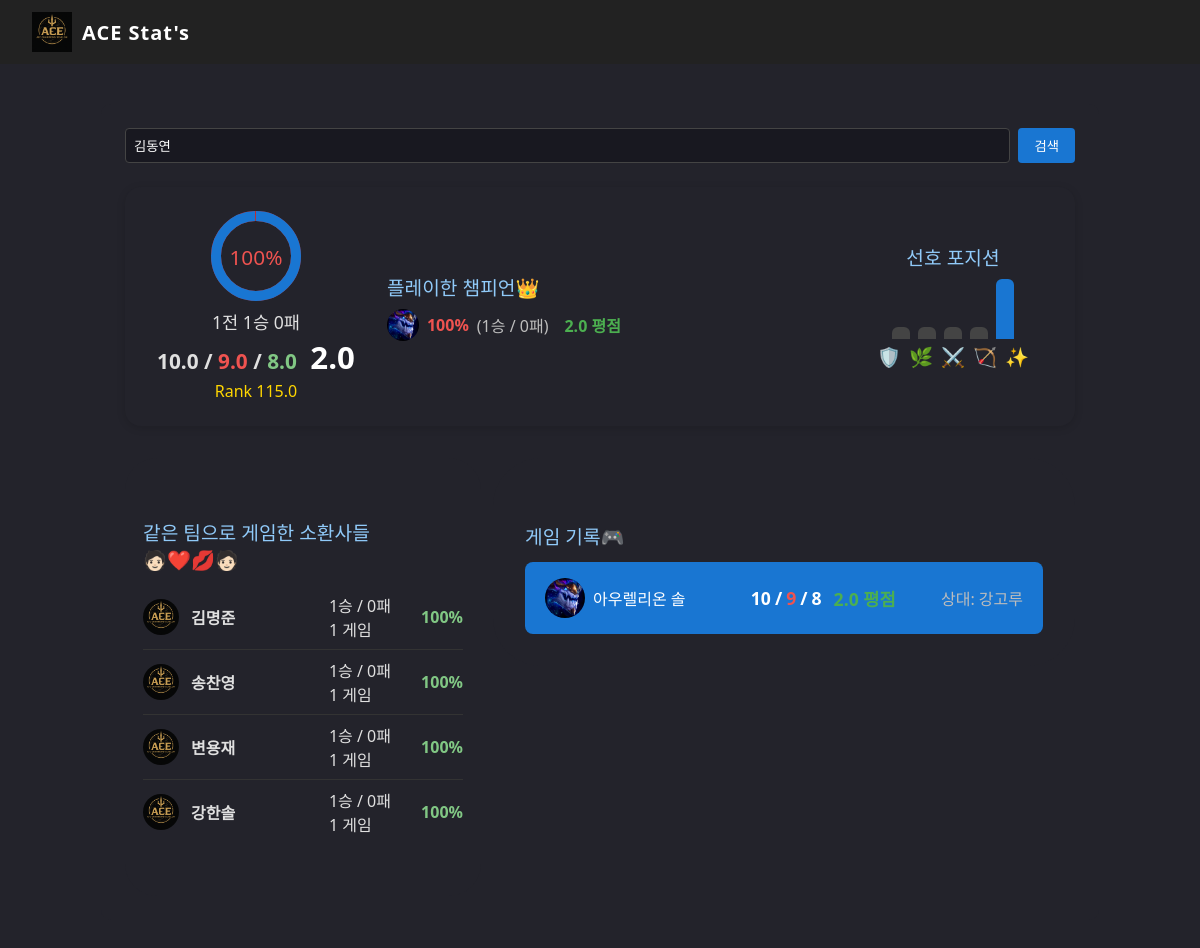
/search/?name=김동연, run on the app's committed database.
### lolapp/models.py (models this page shows, shortened)
class Champion(models.Model):
    champ_id = models.CharField(max_length=32, unique=True)
    name = models.CharField(max_length=64)

class User(models.Model):
    name = models.CharField(max_length=30)
    lol_id = models.CharField(max_length=40, primary_key=True)

class GameData(models.Model):
    id = models.AutoField(primary_key=True)
    game = models.ForeignKey(Game, on_delete=models.CASCADE)
    user = models.ForeignKey(User, to_field='lol_id', on_delete=models.CASCADE)
    result = models.CharField(max_length=10)  # 'win'/'lose'
    champion = models.CharField(max_length=30)
    line = models.CharField(max_length=10)
    kill = models.IntegerField()
    death = models.IntegerField()
    assist = models.IntegerField()
    rank_score = models.FloatField(default=0)  # 추가: 랭크 점수

### lolapp/views.py (the view)
# urls.py: path('search/', views.search, name='search'),
def search(request):
    query = request.GET.get('name', '')
    user = None
    champion_stats = []
    team_users = []
    game_records = []
    if query:
        try:
            user = User.objects.get(name=query)
            champ_qs = (
                GameData.objects.filter(user=user)
                .values('champion')
                .annotate(
                    games=Count('id'),
                    win=Count('id', filter=Q(result='win')),
                    lose=Count('id', filter=Q(result='lose')),
                    kill=Sum('kill'),
                    death=Sum('death'),
                    assist=Sum('assist'),
                )
            )
            champion_stats = []
            for c in champ_qs:
                death = c['death'] if c['death'] else 1
                kda = round((c['kill'] + c['assist']) / death, 2)
                winrate = int((c['win'] / c['games']) * 100) if c['games'] else 0
                champion_obj = Champion.objects.filter(name=c['champion']).first()
                champion_img = champion_obj.champ_id if champion_obj else c['champion']
                champion_stats.append({
                    'champion': c['champion'],
                    'games': c['games'],
                    'win': c['win'],
                    'lose': c['lose'],
                    'kill': c['kill'],
                    'death': c['death'],
                    'assist': c['assist'],
                    'kda': kda,
                    'winrate': winrate,
                    'champion_img': champion_img,
                })
            qs = GameData.objects.filter(user=user)
            total = qs.count()
            win = qs.filter(result='win').count()
            lose = qs.filter(result='lose').count()
            k_sum = qs.aggregate(k=Sum('kill'))['k'] or 0
            d_sum = qs.aggregate(d=Sum('death'))['d'] or 0
            a_sum = qs.aggregate(a=Sum('assist'))['a'] or 0
            kda = round((k_sum + a_sum) / (d_sum if d_sum else 1), 2) if total else 0
            rank_score = round(qs.aggregate(score=Sum('rank_score'))['score'] or 0, 2)
            avg_rank_score = round(rank_score / total, 2) if total else 0
            kill_avg = round(k_sum / total, 1) if total else 0
            death_avg = round(d_sum / total, 1) if total else 0
            assist_avg = round(a_sum / total, 1) if total else 0
            stats = {
                'total': total,
                'win': win,
                'lose': lose,
                'kill': k_sum,
                'death': d_sum,
                'assist': a_sum,
                'kda': kda,
                'rank_score': avg_rank_score,
                'kill_avg': kill_avg,
                'death_avg': death_avg,
                'assist_avg': assist_avg,
            }
            win_percent = int((win / total) * 100) if total else 0
            lose_percent = 100 - win_percent if total else 0
            line_counts = {}
            for line in ['top', 'jungle', 'mid', 'adc', 'support']:
                line_counts[line] = GameData.objects.filter(user=user, line=line).count()
            max_line = max(line_counts.values()) if line_counts else 1
            line_bars = []
            for line in ['top', 'jungle', 'mid', 'adc', 'support']:
                count = line_counts[line]
                height = int(12 + 48 * (count / max_line)) if max_line else 12
                color = '#1976d2' if count == max_line and count > 0 else '#444'
                line_bars.append({'height': height, 'color': color})
            game_qs = (
                GameData.objects.filter(user=user)
                .select_related('game')
                .order_by('-game__id')[:10]
            )
            game_records = []
            for gd in game_qs:
                opponent_gd = GameData.objects.filter(
                    game=gd.game,
                    result='lose' if gd.result == 'win' else 'win',
                    line=gd.line
                ).first()
                opponent_name = opponent_gd.user.name if opponent_gd else ''
                champion_obj = Champion.objects.filter(name=gd.champion).first()
                champion_img = champion_obj.champ_id if champion_obj else gd.champion
                game_records.append({
                    'date': gd.game.date,
                    'champion': gd.champion,
                    'kill': gd.kill,
                    'death': gd.death,
                    'assist': gd.assist,
                    'result': gd.result,
                    'opponent': opponent_name,
                    'kda': round((gd.kill + gd.assist) / gd.death, 2) if gd.death else gd.kill + gd.assist,
                    'champion_img': champion_img,
                })
            team_users = []
            teammate_dict = {}
            all_gamedata = GameData.objects.filter(user=user)
            for gd in all_gamedata:
                teammates = (
                    GameData.objects
                    .filter(game=gd.game, result=gd.result)
                    .exclude(user=user)
                )
                for t in teammates:
                    key = t.user.lol_id
                    if key not in teammate_dict:
                        teammate_dict[key] = {
                            'name': t.user.name,
                            'lol_id': t.user.lol_id,
                            'games': 0,
                            'win': 0,
                            'lose': 0,
                        }
                    teammate_dict[key]['games'] += 1
                    if t.result == 'win':
                        teammate_dict[key]['win'] += 1
                    else:
                        teammate_dict[key]['lose'] += 1
            for v in teammate_dict.values():
                v['winrate'] = int((v['win'] / v['games']) * 100) if v['games'] else 0
                team_users.append(v)
        except User.DoesNotExist:
            user = None
    context = {
        'query': query,
        'user': user,
        'champion_stats': champion_stats,
        'team_users': team_users,
        'game_records': game_records,
        'stats': stats if query else None,
        'line_counts': line_counts if query else None,
        'max_line': max_line if query else 1,
        'line_bars': line_bars if query else None,
        'win_percent': win_percent if query else 0,
        'lose_percent': lose_percent if query else 0,
    }
    return render(request, 'lolapp/search.html', context)

### lolapp/templates/lolapp/search.html (shortened to what this page needs)
{% load static %}
{% include 'lolapp/header.html' %}
<link rel="stylesheet" href="{% static 'header.css' %}">
<!DOCTYPE html>
<html lang="ko">
<head>
</head>
<body>
    <div class="container">
        <form class="search-bar" method="get" action="{% url 'search' %}">
            <input type="text" name="name" placeholder="소환사명이나 이름을 입력하세요" value="{{ query }}">
            <button type="submit">검색</button>
        </form>
        {% if user %}
        <div class="recent-summary" style="background:#23232b; border-radius:16px; padding:24px 32px; margin-bottom:32px; display:flex; gap:32px; align-items:center; box-shadow:0 2px 8px #0002;">
            <div style="min-width:180px; text-align:center;">
                <div style="width:90px; height:90px; margin:0 auto 8px auto; position:relative;">
                    <svg width="90" height="90" viewBox="0 0 36 36" style="transform:rotate(-90deg);">
                        <circle cx="18" cy="18" r="16" fill="none" stroke="#c62828" stroke-width="4" />
                        <circle cx="18" cy="18" r="16" fill="none" stroke="#1976d2" stroke-width="4" stroke-dasharray="{{ win_percent }},100" stroke-dashoffset="0" />
                    </svg>
                    <span style="position:absolute; width:100%; top:32px; left:0; text-align:center; font-size:1.3em; color:#ef5350;">{{ win_percent }}%</span>
                </div>
                <div style="font-size:1.1em; margin-bottom:2px;">{{ stats.total }}전 {{ stats.win }}승 {{ stats.lose }}패</div>
                <div style="font-size:1.3em; font-weight:bold; margin-bottom:2px;">
                    <span style="color:#e0e0e0;">{{ stats.kill_avg }}</span> /
                    <span style="color:#ef5350;">{{ stats.death_avg }}</span> /
                    <span style="color:#81c784;">{{ stats.assist_avg }}</span>
                    <span style="font-size:1.5em; color:#fff; margin-left:8px;">{{ stats.kda }}</span>
                </div>
                <div style="color:#ffd600; font-size:1em;">Rank {{ stats.rank_score }}</div>
            </div>
            <div style="flex:1; min-width:220px;">
                <div class="section-title" style="margin:0 0 8px 0;">플레이한 챔피언👑</div>
                <div style="display:flex; flex-direction:column; gap:8px;">
                    {% for champ in champion_stats|slice:':3' %}
                    <div style="display:flex; align-items:center; gap:8px;">
                        <img src="{% static 'img/' %}{{ champ.champion_img }}.png" style="width:32px; height:32px; border-radius:50%;">
                        <span style="font-weight:bold; color:{% if champ.winrate >= 60 %}#ef5350{% elif champ.winrate == 100 %}#81c784{% else %}#ffd600{% endif %};">{{ champ.winrate }}%</span>
                        <span style="color:#bdbdbd;">({{ champ.win }}승 / {{ champ.lose }}패)</span>
                        <span style="color:#4caf50; font-weight:bold; margin-left:8px;">{{ champ.kda }} 평점</span>
                    </div>
                    {% empty %}
                    <div style="color:#bdbdbd;">플레이한 챔피언 데이터 없음</div>
                    {% endfor %}
                </div>
            </div>
            <div style="min-width:180px; text-align:center;">
                <div class="section-title" style="margin:0 0 8px 0;">선호 포지션</div>
                <div style="display:flex; gap:8px; align-items:end; height:60px; justify-content:center;">
                    {% for bar in line_bars %}
                    <div style="width:18px; height:{{ bar.height }}px; background:{{ bar.color }}; border-radius:6px 6px 0 0;"></div>
                    {% endfor %}
                </div>
                <div style="display:flex; gap:8px; justify-content:center; margin-top:4px; font-size:1.2em; color:#bdbdbd;">
                    <span>🛡️</span><span>🌿</span><span>⚔️</span><span>🏹</span><span>✨</span>
                </div>
            </div>
        </div>
        <div style="display:flex; gap:12px; align-items:flex-start;">
            <div style="flex:0 0 320px; min-width:220px; background:#23232b; border-radius:32px; padding:28px 18px 28px 18px;">
                <div class="section-title">같은 팀으로 게임한 소환사들🧑🏻‍❤️‍💋‍🧑🏻</div>
                <div class="team-list" style="background:none; padding:0;">
                    {% for team in team_users %}
                    <div class="team-user">
                        <img src="{% static 'img/logo.png' %}">
                        <div class="team-user-info">
                            <span class="team-user-name">{{ team.name }}</span>
                        </div>
                        <div class="team-user-record">{{ team.win }}승 / {{ team.lose }}패<br>{{ team.games }} 게임</div>
                        <div class="team-user-winrate {% if team.winrate >= 60 %}green{% elif team.winrate <= 40 %}red{% endif %}">{{ team.winrate }}%</div>
                    </div>
                    {% empty %}
                    <div style="color:#bdbdbd; padding:16px;">같이 한 팀원이 없습니다.</div>
                    {% endfor %}
                </div>
            </div>
            <div style="flex:1; background:#23232b; border-radius:48px; padding:32px 32px 32px 32px; min-width:320px;">
                <div class="section-title">게임 기록🎮</div>
                <div class="game-list">
                    {% for game in game_records %}
                    <div class="game-card {% if game.result == 'lose' %}lose{% else %}win{% endif %}" style="background:{% if game.result == 'lose' %}#c62828{% else %}#1976d2{% endif %}; color:#fff; border:none;">
                        <div class="game-champion">
                            <img src="{% static 'img/' %}{{ game.champion_img }}.png">
                            <span>{{ game.champion }}</span>
                        </div>
                        <div class="game-info" style="text-align:center;">
                            <div class="game-kda" style="justify-content:center; display:flex; align-items:center; gap:4px; font-size:1.1em; font-weight:bold;">
                                <span>{{ game.kill }}</span> / <span class="death">{{ game.death }}</span> / <span>{{ game.assist }}</span> <span class="score">{{ game.kda }} 평점</span>
                            </div>
                        </div>
                        <div class="game-vs">상대: {{ game.opponent }}</div>
                    </div>
                    {% empty %}
                    <div style="color:#bdbdbd; padding:16px;">게임 기록이 없습니다.😒</div>
                    {% endfor %}
                </div>
            </div>
        </div>
        {% else %}
        <div style="color:#bdbdbd; padding:32px; text-align:center;">소환사명이나 이름을 검색해주세요.🔥</div>
        {% endif %}
    </div>
</body>
</html>

### lolapp/templates/lolapp/header.html
{% load static %}
<header class="site-header">
    <div class="logo">
        <a href="/">
            <img src="{% static 'img/logo.png' %}" alt="사이트 로고">
        </a>
        <span style="color:#fff; font-size:1.25em; font-weight:bold; letter-spacing:1px;">ACE Stat's</span>
    </div>
</header>

### lolapp/static/header.css (style rules this page uses)
.site-header { width: 100%; height: 64px; background: #222; display: flex; align-items: center; justify-content: space-between; padding: 0 32px; box-sizing: border-box; position: relative; z-index: 10; margin-bottom: 0; }
.site-header .logo { display: flex; align-items: center; height: 48px; }
.site-header .logo img { height: 40px; width: auto; margin-right: 10px; }
body { margin: 0; padding: 0; }

### lolapp/templates/lolapp/search.html (style rules this page uses)
body { background: #23232b; font-family: 'Segoe UI', Arial, sans-serif; color: #e0e0e0; }
.container { max-width: 950px; margin: 40px auto; background: #23232b; border-radius: 10px; padding: 24px; }
.search-bar { display: flex; gap: 8px; margin-bottom: 24px; }
.search-bar input { flex: 1; padding: 8px; border: 1px solid #444; border-radius: 4px; background: #181820; color: #fff; }
.search-bar button { padding: 8px 16px; background: #1976d2; color: #fff; border: none; border-radius: 4px; cursor: pointer; }
.section-title { font-size: 1.2em; margin: 32px 0 12px 0; color: #90caf9; }
.team-list { background: #23232b; border-radius: 8px; padding: 12px 20px; margin-bottom: 24px; }
.team-user { display: flex; align-items: center; padding: 8px 0; border-bottom: 1px solid #333; }
.team-user:last-child { border-bottom: none; }
.team-user img { width: 36px; height: 36px; border-radius: 50%; margin-right: 12px; }
.team-user-info { flex: 1; }
.team-user-name { font-weight: bold; }
.team-user-record { margin-right: 24px; }
.team-user-winrate { font-weight: bold; min-width: 48px; text-align: right; }
.team-user-winrate.green { color: #81c784; }
.game-list { display: flex; flex-direction: column; gap: 16px; }
.game-card { background: #26324a; border-radius: 8px; padding: 16px 20px; display: flex; align-items: center; border-left: 6px solid #1976d2; }
.game-champion { display: flex; align-items: center; margin-right: 20px; }
.game-champion img { width: 40px; height: 40px; border-radius: 50%; margin-right: 8px; }
.game-info { flex: 1; }
.game-kda { font-size: 1.1em; font-weight: bold; }
.game-kda .death { color: #ef5350; }
.game-kda .score { color: #4caf50; margin-left: 8px; }
.game-vs { min-width: 80px; text-align: right; font-size: 1em; color: #bdbdbd; }

### data on the page
Champion: champion_img (picture)
User: name "김명준"
User: name "송찬영"
User: name "변용재"
User: name "강한솔"
GameData: champion_img (picture), champion "아우렐리온 솔", kill "10", death "9", assist "8", kda "2.0", opponent "강고루"

### other printed values
{{ win_percent }} "100"
{{ stats.total }} "1"
{{ stats.win }} "1"
{{ stats.lose }} "0"
{{ stats.kill_avg }} "10.0"
{{ stats.death_avg }} "9.0"
{{ stats.assist_avg }} "8.0"
{{ stats.kda }} "2.0"
{{ stats.rank_score }} "115.0"
{{ champ.winrate }} "100"
{{ champ.win }} "1"
{{ champ.lose }} "0"
{{ champ.kda }} "2.0"
{{ team.win }} "1" "1" "1" "1"
{{ team.lose }} "0" "0" "0" "0"
